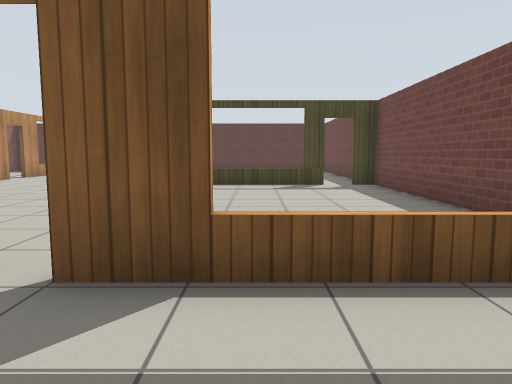
view 1 (above)

18 first-person views from a walk through a world built for the Gazebo simulator. The camera is 0.94 m above the floor, tilts 6° down and sees 70° across. The floor is counted in squares, 1 m on a side. Each view is taken from the middle of a square. On the plan, view 1 faces up. The plan holds only what a view shows up to about 13 squares ahead; the rest is blank. Simple patterns stand in for the simulator's built-in surfaces.

view 2
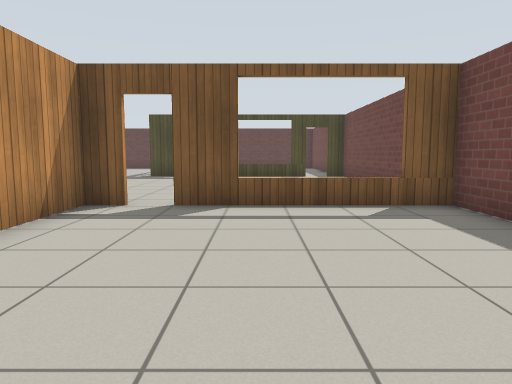

view 3
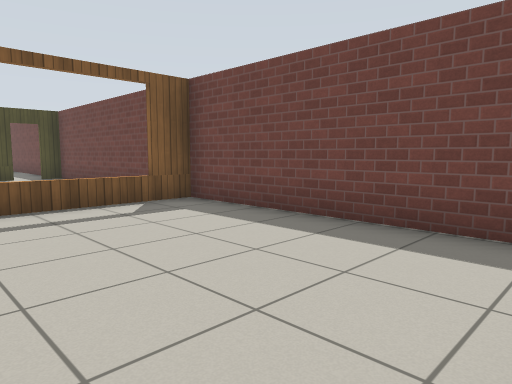

view 4
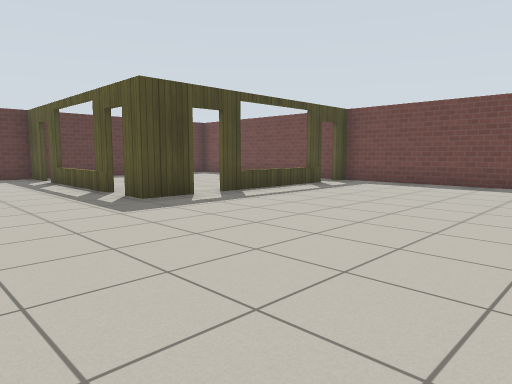

view 5
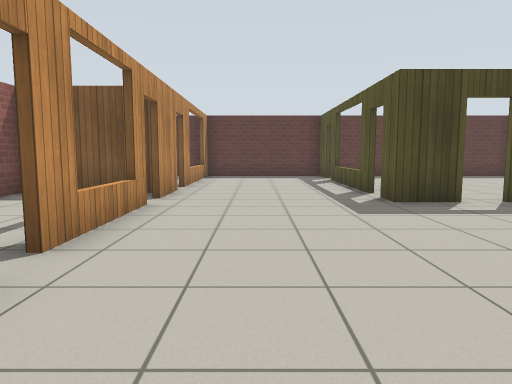

view 6
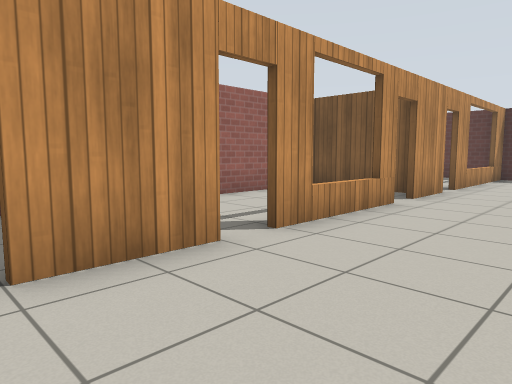

view 7
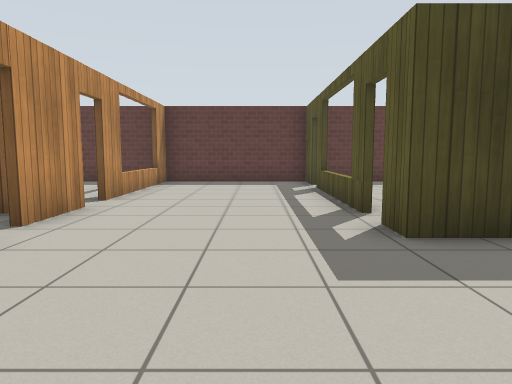

view 8
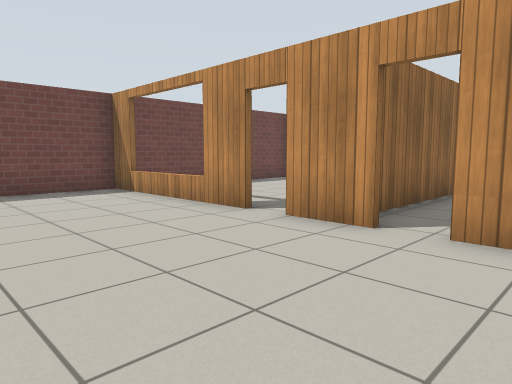

view 9
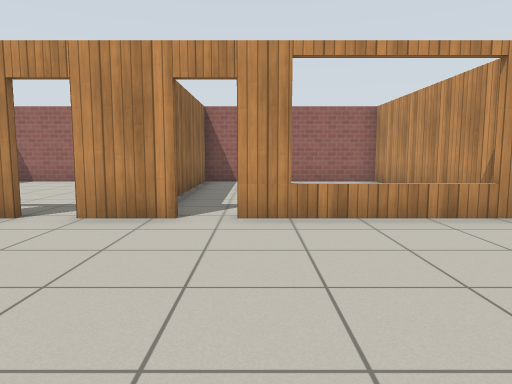

view 10
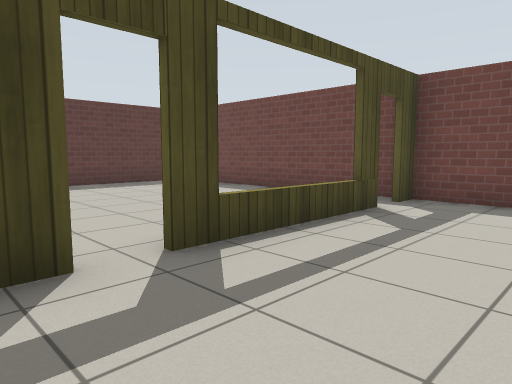

view 11
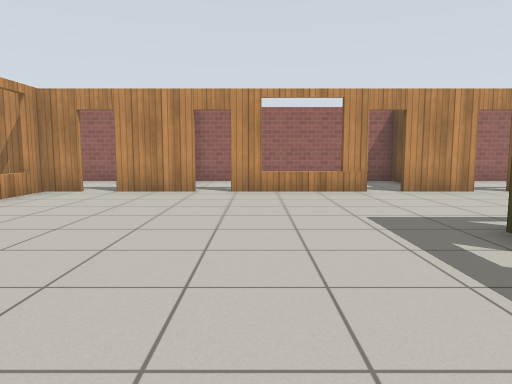

view 12
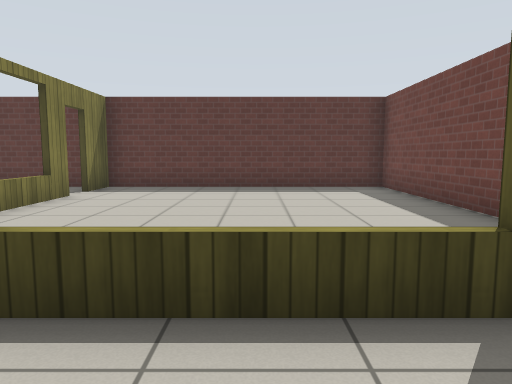

view 13
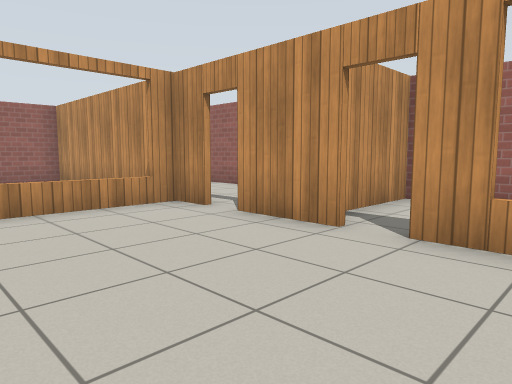

view 14
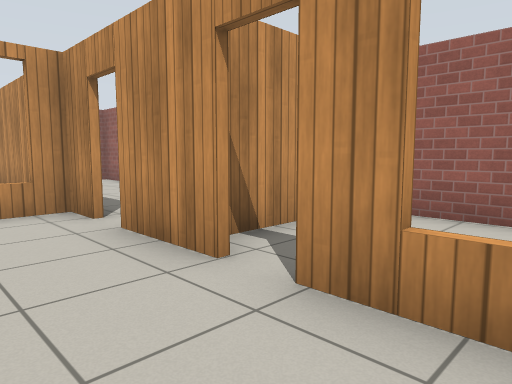

view 15
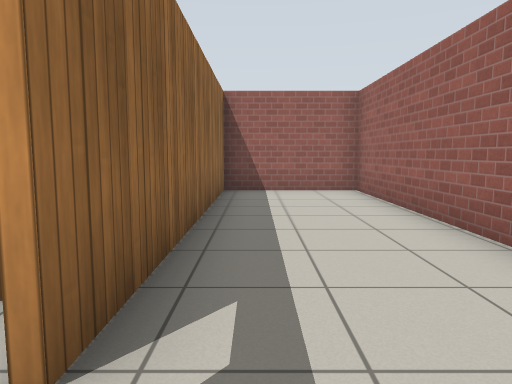

view 16
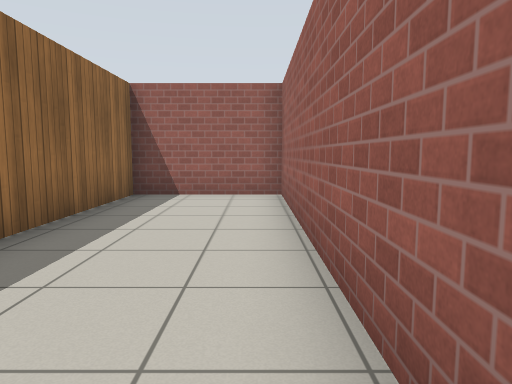

view 17
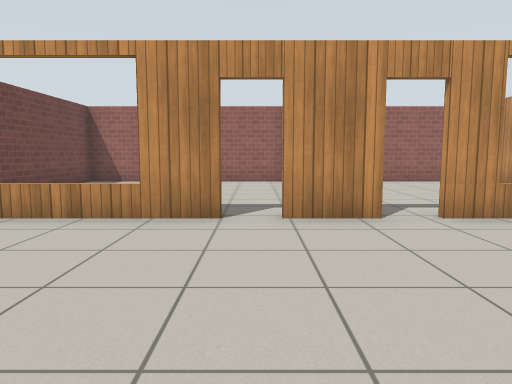

view 18
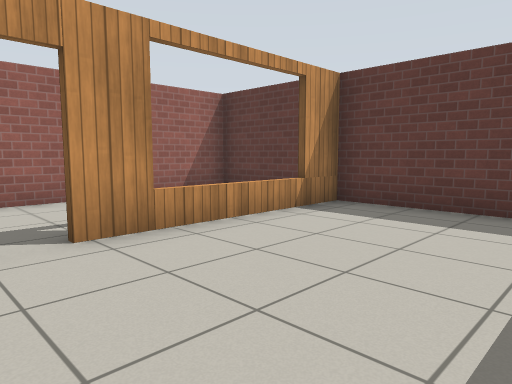

### Floor plan
Points are (right, up) in squares from view 1. A wall is a line through its corners. A room is listed if a view was taken in it or the views show most of it. See-through windows are left out.
Room 1 (views 1, 2, 3)
walls: (1.1, -4.4) (3.6, -4.4) (3.6, 3.1); (-3, -4.4) (-0.7, -4.4); (-3.1, 2.6) (-3.1, 0.4); (3.6, 2.6) (-1.5, 2.6)
ways out: open door at (-2, 3) to room 2
Room 2 (views 4, 5, 6, 7, 8, 9, 10, 11, 12, 13, 14, 17, 18)
walls: (-3, 11) (-4.3, 11) (-4.3, 11.9); (-4.3, 12.6) (-4.3, 17.1); (-9, 10.9) (-9, 7.4); (-9, 6.5) (-9, 4.5); (-3.9, 2.7) (-2.4, 2.7); (2.1, 11) (-2.2, 11); (-9, 13.5) (-9, 11.6); (-1.5, 2.7) (3.6, 2.7); (-9, 3.8) (-9, -4.4); (3.6, 11) (2.9, 11); (-9.1, 2.7) (-4.6, 2.7); (-4.3, 18) (-4.3, 19.4); (3.6, 3.1) (3.6, 11.1); (-4.1, 19.3) (-9, 19.3) (-9, 14.3)
ways out: open door at (-2, 3) to room 1; open door at (-9, 4) to room 3; open door at (-4, 12.5) to room 4; open door at (-4, 17.5) to room 4; open door at (-2.5, 11) to room 4; open door at (2.5, 11) to room 4; open door at (-9, 7) to room 5; open door at (-9, 11) to room 5; open door at (-9, 14) to room 6; open door at (-4, 3)
Room 3 (views 15, 16)
walls: (-12.6, 3.2) (-12.6, -4.4) (-7.9, -4.4); (-9.2, -4.4) (-9.2, 3.7)
ways out: open door at (-9, 4) to room 2
Room 4 (no view inside)
walls: (-4.2, 17.2) (-4.2, 14.9); (-4.2, 19.4) (-4.2, 18); (3.6, 11.1) (3.6, 19.3) (-4.1, 19.3)
ways out: open door at (-4, 12.5) to room 2; open door at (-4, 17.5) to room 2; open door at (-2.5, 11) to room 2; open door at (2.5, 11) to room 2
Room 5 (no view inside)
walls: (-9.4, 12.7) (-12.6, 12.7) (-12.6, 5.8) (-9.6, 5.8)
ways out: open door at (-9, 7) to room 2; open door at (-9, 11) to room 2
Room 6 (no view inside)
walls: (-9.4, 19.3) (-12.6, 19.3) (-12.6, 14.2)
ways out: open door at (-9, 14) to room 2

Where each view was taken, in squares from view 1:
view 1: 0 up, 0 right, facing up
view 2: 4 down, 0 right, facing up
view 3: 4 down, 1 left, facing up-right
view 4: 4 up, 8 left, facing up-right
view 5: 4 up, 7 left, facing up
view 6: 4 up, 6 left, facing up-left
view 7: 7 up, 6 left, facing up
view 8: 7 up, 6 left, facing down-right
view 9: 8 up, 5 left, facing down
view 10: 8 up, 4 left, facing up-right
view 11: 8 up, 0 right, facing left
view 12: 9 up, 0 right, facing up
view 13: 9 up, 5 left, facing down-left
view 14: 9 up, 7 left, facing down-left
view 15: 5 up, 10 left, facing down
view 16: 4 up, 12 left, facing down
view 17: 8 up, 2 left, facing down
view 18: 13 up, 5 left, facing up-left
